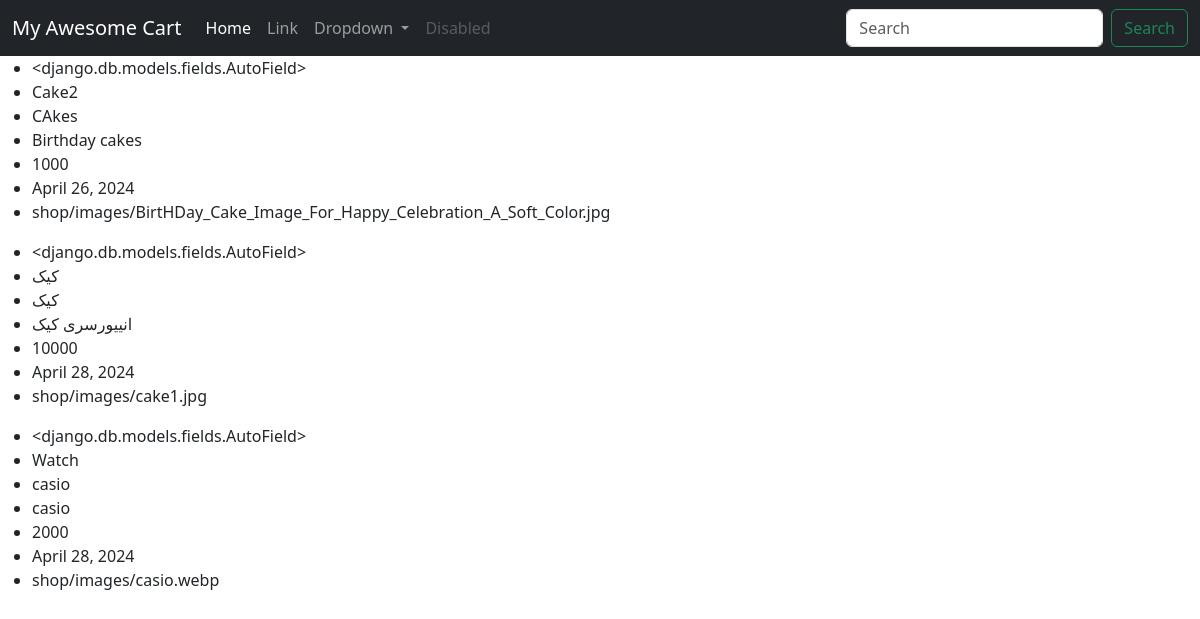
/shop/product/, run on an earlier commit of the app's database.
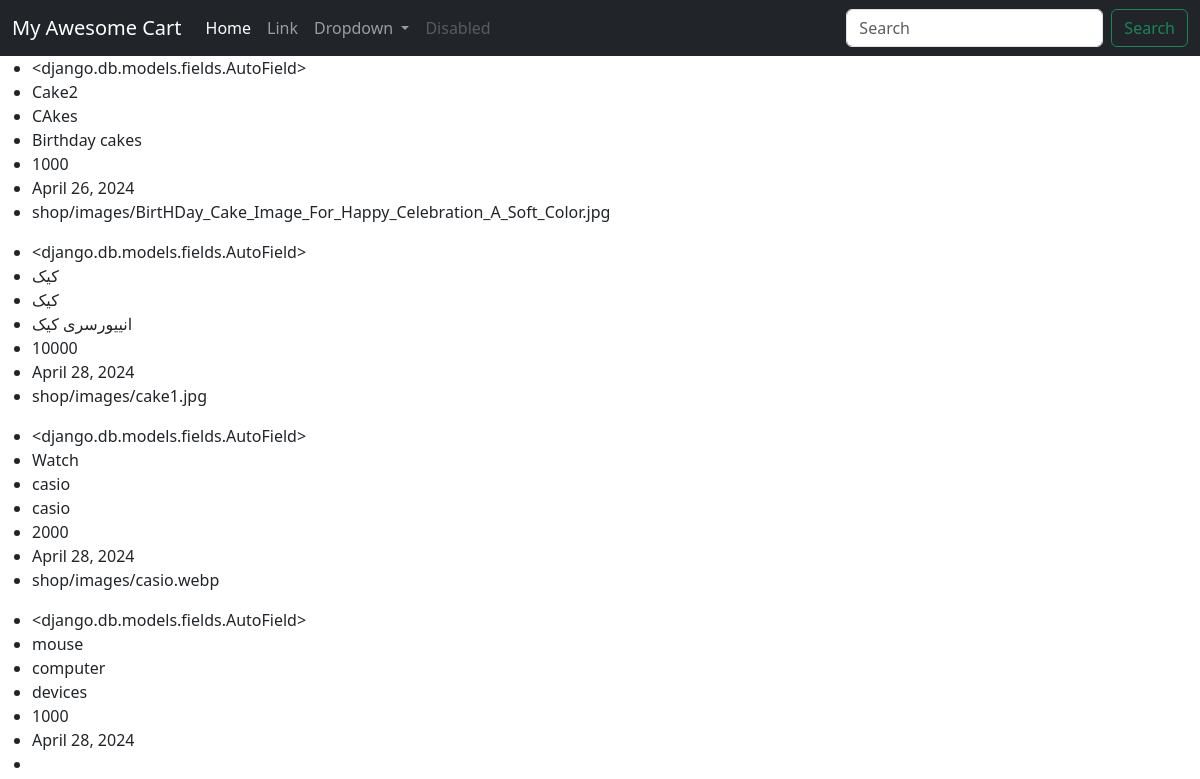
And on a later commit of the database.
### shop/models.py (models this page shows, shortened)
class Product(models.Model):
    product_id = models.AutoField
    product_name = models.CharField(max_length=50)
    category = models.CharField(max_length=50, default="")
    subcategory = models.CharField(max_length=50, default="")
    desc = models.CharField(max_length=300)
    price = models.IntegerField(default=0)
    pub_date = models.DateField()
    image = models.ImageField(upload_to="shop/images", default="")

### shop/views.py (the view)
# urls.py: path("product/", views.product, name="Products"),
def product(request):
    product_data = Product.objects.all()
    context = {
        'product_data':product_data
    }
    return render(request , 'shop/product.html', context)

### shop/templates/shop/product.html (shortened to what this page needs)
<!doctype html>
<html lang="en">
<head>
    <link href="https://cdn.jsdelivr.net/npm/bootstrap@5.3.3/dist/css/bootstrap.min.css" rel="stylesheet"
>
</head>
<body>
    {% load static %}
    <nav class="navbar navbar-expand-lg navbar-dark bg-dark">
        <div class="container-fluid">
            <a class="navbar-brand" href="/">My Awesome Cart</a>
            <div class="collapse navbar-collapse" id="navbarSupportedContent">
                <ul class="navbar-nav me-auto mb-2 mb-lg-0">
                    <li class="nav-item">
                        <a class="nav-link active" aria-current="page" href="#">Home</a>
                    </li>
                    <li class="nav-item">
                        <a class="nav-link" href="#">Link</a>
                    </li>
                    <li class="nav-item dropdown">
                        <a class="nav-link dropdown-toggle" href="#" role="button" data-bs-toggle="dropdown"
                            aria-expanded="false">
                            Dropdown
                        </a>
                    </li>
                    <li class="nav-item">
                        <a class="nav-link disabled" aria-disabled="true">Disabled</a>
                    </li>
                </ul>
                <form class="d-flex" role="search">
                    <input class="form-control me-2" type="search" placeholder="Search" aria-label="Search">
                    <button class="btn btn-outline-success" type="submit">Search</button>
                </form>
            </div>
        </div>
    </nav>
    <div class="product">
        {% for p in product_data %}
        <ul>
            <li>{{p.product_id}}</li>
            <li>{{p.product_name}}</li>
            <li>{{p.category}}</li>
            <li>{{p.subcategory}}</li>
            <li>{{p.price}}</li>
            <li>{{p.pub_date}}</li>
            <li>{{p.image}}</li>
        </ul>
        {% endfor %}
    </div>
</body>
</html>

What changed in the data, as far as the page shows it:
added Product: product_id "<django.db.models.fields.AutoField>", product_name "mouse", category "computer", subcategory "devices", price "1000", pub_date "April 28, 2024"
